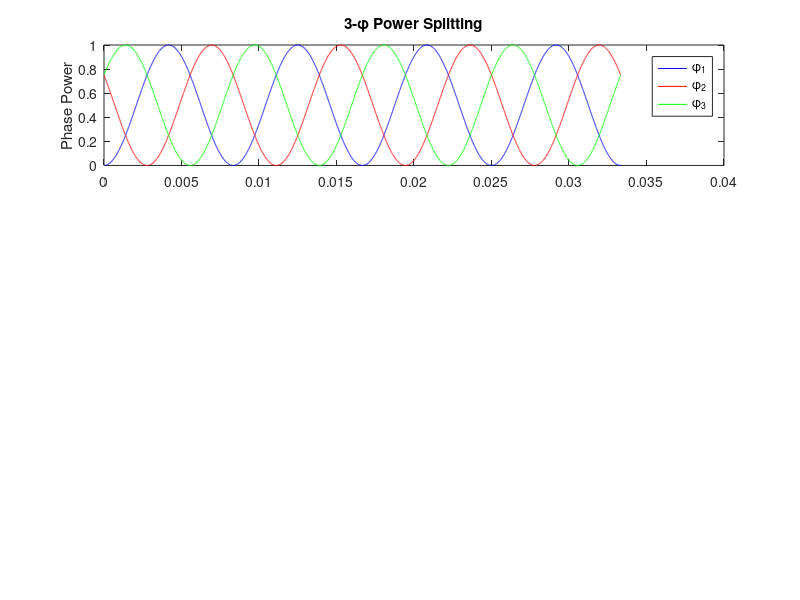

Here is the MATLAB script that generated this plot: (Note: this script raises an error after producing the figure.)
close all
clear 
m_sample = 1000; 
p_sample = 6*m_sample*4; 


figure; 
ax1 =subplot(3,1,1);
w = 2*pi*60; 
T = 1/60;
t = linspace(0,2*T,p_sample); 
p1 = (sin(w*t)).^2; 
h(1) =  plot(t,(sin(w*t)).^2,'b');
hold on;
h(2) =  plot(t,(sin(w*t+2*pi/3)).^2,'r'); 
h(3) =  plot(t,(sin(w*t-2*pi/3)).^2,'g'); 
title('3-\phi Power Splitting');
ylabel('Phase Power');
legend('\phi_1','\phi_2','\phi_3');
my_plot_setting(h);


ax2 =subplot(3,1,2); 
% phase 1 related power 
t_split_1 = 30;
t_split_2 = 60;
t_split_3 = 90;
t_split_4 = 120;
t_split_5 = 150;

t1 = linspace(0,T*t_split_1/360,m_sample); 
m1_1 = (sin(w*t1)).^2;

t2 = linspace(T*t_split_1/360,T*t_split_2/360,m_sample); 
m1_2 = (sin(w*t2)).^2 - m1_1; 

t3 = linspace(T*t_split_2/360,T*t_split_3/360,m_sample); 
m1_3 = 0.5*ones(1,length(t3));

t4 = linspace(T*t_split_3/360,T*t_split_4/360,m_sample); 
m1_4 = fliplr(m1_2);

t5 = linspace(T*t_split_4/360,T*t_split_5/360,m_sample); 
m1_5 = fliplr(m1_1);

t6 = linspace(T*t_split_5/360,T/2,m_sample); 
m1_6 = zeros(1,length(t6));

t_phi1 = [t1,t2,t3,t4,t5,t6];
t_phi1 = [t_phi1,t_phi1+T/2,t_phi1+T,t_phi1+T*3/2];
s1_phi1 = [m1_1,m1_2,m1_3,m1_4,m1_5,m1_6];
s1_phi1 = [s1_phi1,s1_phi1,s1_phi1,s1_phi1];

h(1) = plot(t_phi1,s1_phi1,'b'); 
hold on; 
s2_phi1 = p1-s1_phi1; 
h(2) = plot(t_phi1,s2_phi1,'b--');


% phase 2 related power 
t_phi2 = t_phi1 - 1/3*T;
h(3) = plot(t_phi2,s1_phi1,'r:');
h(4) = plot(t_phi2,s2_phi1,'r');

% phase 3 related power
t_phi3 = t_phi1 + 1/3*T;
h(5) = plot(t_phi3,s1_phi1,'g--');
h(6) = plot(t_phi3,s2_phi1,'g:');
% 
% legend('(S1 \rightarrow \phi_1)','(S2 \rightarrow \phi_1)',...
%     '(S3 \rightarrow \phi_2)','(S1 \rightarrow \phi_2)',...
%    '(S2 \rightarrow \phi_3)','(S3 \rightarrow \phi_3)');
ylabel('Inverter Power'); 
my_plot_setting(h); 
lbl  = {'S1 \rightarrow \phi_1','S3 \rightarrow \phi_1',...
        'S2 \rightarrow \phi_2','S1 \rightarrow \phi_2',...
        'S3 \rightarrow \phi_3','S2 \rightarrow \phi_3'};
legendflex(h,lbl,'nrow',2); 
ylim([-0.001,0.8]);

% right chronical order 
ax3 =subplot(3,1,3) ;

s1_phi2 = interp1(t_phi2(1:5:end),s2_phi1(1:5:end),t_phi1);

h(1)  = plot(t_phi1,s1_phi1,'b'); 
hold on; 
h(2) = plot(t_phi1,s1_phi2,'r'); 

hold on; 
h(3) = plot(t_phi1,s1_phi1 + s1_phi2,'k'); 
legend('S1 \rightarrow \phi_1','S1 \rightarrow \phi_2','S1 Total'); 
my_plot_setting(h); 
ylim([-0.001,0.6]);
linkaxes([ax1,ax2,ax3],'x')
xlim([T/2,T]);
xlabel('Time (s)'); 
ylabel('String Power'); 

% end
